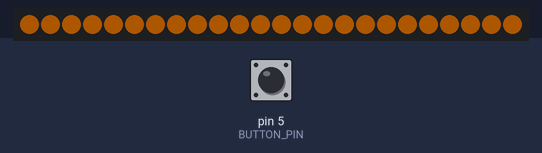
Simulated run of this sketch. Board: Arduino Uno, built with avr-gcc and run on an emulated ATmega328P. On the bench: 24 RGB LEDs in strip order, left to right. Inputs (shaded band) come from the test bench; at power-on: pin 5 (BUTTON_PIN) HIGH. Dim RGB values are drawn brighter than linear.

Above: at 1.2 s.
1.3 s: pin 5 (BUTTON_PIN) pulled LOW for 1 s
At 2.0 s:
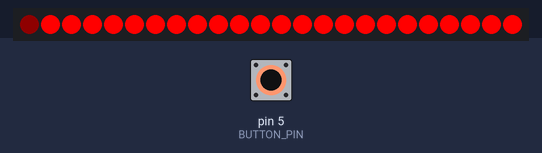
At 26.1 s:
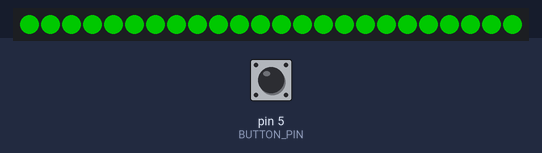
Timing chart, 0 to 27.0 s (numbered marks = the images above; inputs shaded):
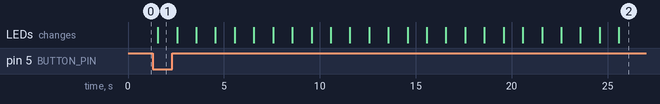

Measured:
- after the input at 1.3 s, the LEDs: change after 0.26 s (image 1)

The sketch:

pomoduino.ino
```cpp
#include <ButtonDebounce.h>
#include <Adafruit_NeoPixel.h>
#define BUTTON_PIN 5
#define LED_PIN    6
#define LED_COUNT  24
#define SECOND     1000
#define MINUTE     SECOND * 60

Adafruit_NeoPixel strip(LED_COUNT, LED_PIN, NEO_GRB + NEO_KHZ800);
ButtonDebounce button(BUTTON_PIN, 250);

bool pomodoring = false;

void setup() {
  strip.begin();
  strip.show();
  strip.setBrightness(255);

  button.setCallback(onButtonChange);
}

void onButtonChange(const int state) {
  pomodoring = !pomodoring;
}

void setPomoColour(uint32_t colour) {
  for(int i=0; i < strip.numPixels(); i++) {
    strip.setPixelColor(i, colour);
  }
  strip.show();
}

void loop() {
  button.update();
  while (pomodoring == false) {
    setPomoColour(strip.Color(50, 25, 0));
    strip.show();
    button.update();
  }

  while(pomodoring == true) {
    setPomoColour(strip.Color(255, 0, 0));
    strip.show();
    pomodoring = true;
    for(int i=0; i < strip.numPixels(); i++) {
      strip.setPixelColor(i, strip.Color(15, 0, 0));
      strip.show();
      button.update();
      delay(SECOND);
    }
    setPomoColour(strip.Color(0, 100, 0));
    delay(SECOND * 5);
    pomodoring = false;
  }
}
```
